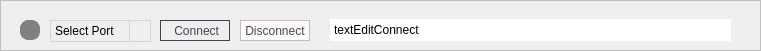
   <widget class="QFrame" name="frameConnect">
    <property name="geometry">
     <rect>
      <x>20</x>
      <y>50</y>
      <width>761</width>
      <height>51</height>
     </rect>
    </property>
    <property name="styleSheet">
     <string notr="true">
QFrame {
    border: 1px solid rgb(191, 191, 191);
}</string>
    </property>
    <property name="frameShape">
     <enum>QFrame::Shape::StyledPanel</enum>
    </property>
    <property name="frameShadow">
     <enum>QFrame::Shadow::Raised</enum>
    </property>
    <widget class="QComboBox" name="portComboBox">
     <property name="geometry">
      <rect>
       <x>50</x>
       <y>20</y>
       <width>101</width>
       <height>22</height>
      </rect>
     </property>
     <property name="styleSheet">
      <string notr="true">QComboBox {
    border: 1px solid lightgray;
    background-color: transparent;
    color: black;
    padding: 4px;
    font-weight: normal;
}

QComboBox::drop-down {
    border-left: 1px solid lightgray;
    background: transparent;
    subcontrol-origin: padding;
    subcontrol-position: center right;
    width: 20px;
}

QComboBox::down-arrow {
    image: url(&quot;:/new/prefix1/images/down-arrow.png&quot;);
    width: 10px;
    height: 10px;
    margin-right: 5px;
}

QListView {
    border: 1px solid lightgray;
    background-color: white;
    color: black;
    font-weight: normal;
    selection-background-color: rgb(0, 120, 215);  /* Windows 파란색 */
    selection-color: white;
}
</string>
     </property>
     <property name="locale">
      <locale language="Korean" country="SouthKorea"/>
     </property>
     <property name="currentText">
      <string/>
     </property>
     <property name="placeholderText">
      <string>Select Port</string>
     </property>
     <property name="duplicatesEnabled">
      <bool>false</bool>
     </property>
    </widget>
    <widget class="QPlainTextEdit" name="textEditConnect">
     <property name="geometry">
      <rect>
       <x>330</x>
       <y>19</y>
       <width>401</width>
       <height>22</height>
      </rect>
     </property>
     <property name="sizePolicy">
      <sizepolicy hsizetype="Expanding" vsizetype="Fixed">
       <horstretch>0</horstretch>
       <verstretch>0</verstretch>
      </sizepolicy>
     </property>
     <property name="minimumSize">
      <size>
       <width>0</width>
       <height>22</height>
      </size>
     </property>
     <property name="maximumSize">
      <size>
       <width>16777215</width>
       <height>22</height>
      </size>
     </property>
     <property name="toolTip">
      <string/>
     </property>
     <property name="styleSheet">
      <string notr="true">QPlainTextEdit {
    background: white;
    border: none;
    color: black;
    font: 500 9pt &quot;JetBrains Mono&quot;, &quot;Consolas&quot;, &quot;Courier New&quot;, monospace;
    selection-background-color: #0078d4;
    selection-color: white;
}

QPlainTextEdit:focus {
    border: 1px solid #0078d4;
    background: white;
}</string>
     </property>
     <property name="verticalScrollBarPolicy">
      <enum>Qt::ScrollBarPolicy::ScrollBarAlwaysOff</enum>
     </property>
     <property name="horizontalScrollBarPolicy">
      <enum>Qt::ScrollBarPolicy::ScrollBarAlwaysOff</enum>
     </property>
     <property name="readOnly">
      <bool>true</bool>
     </property>
     <property name="plainText">
      <string>textEditConnect</string>
     </property>
    </widget>
    <widget class="QPlainTextEdit" name="logOutput_2">
     <property name="geometry">
      <rect>
       <x>380</x>
       <y>60</y>
       <width>491</width>
       <height>22</height>
      </rect>
     </property>
     <property name="sizePolicy">
      <sizepolicy hsizetype="Expanding" vsizetype="Fixed">
       <horstretch>0</horstretch>
       <verstretch>0</verstretch>
      </sizepolicy>
     </property>
     <property name="minimumSize">
      <size>
       <width>0</width>
       <height>22</height>
      </size>
     </property>
     <property name="maximumSize">
      <size>
       <width>16777215</width>
       <height>22</height>
      </size>
     </property>
     <property name="toolTip">
      <string/>
     </property>
     <property name="styleSheet">
      <string notr="true">color: rgb(0, 0, 0);</string>
     </property>
     <property name="readOnly">
      <bool>true</bool>
     </property>
    </widget>
    <widget class="QPushButton" name="connectButton">
     <property name="geometry">
      <rect>
       <x>160</x>
       <y>20</y>
       <width>70</width>
       <height>21</height>
      </rect>
     </property>
     <property name="styleSheet">
      <string notr="true">QPushButton {
    background: none;
    border: 1px solid #3e4555;
    color: #3e4555;
 
}

QPushButton:hover {
    background: rgba(0,0,0,0.2);
    border: 1px solid #4a5068;
	font: 700 bold 10pt &quot;맑은 고딕&quot;;
}

QPushButton:pressed {
    background: #252938;
    font: 700 10pt &quot;맑은 고딕&quot;;

}

QPushButton:disabled {
    background: rgba(255,250,250,0.5);
    border: 1px solid rgb(190, 190, 190);
    color: #6b7280;
}</string>
     </property>
     <property name="text">
      <string> Connect</string>
     </property>
    </widget>
    <widget class="QPushButton" name="disconnectButton">
     <property name="enabled">
      <bool>false</bool>
     </property>
     <property name="geometry">
      <rect>
       <x>240</x>
       <y>20</y>
       <width>70</width>
       <height>21</height>
      </rect>
     </property>
     <property name="styleSheet">
      <string notr="true">QPushButton {
    background: none;
    border: 1px solid #3e4555;
    color: #3e4555;
 
}

QPushButton:hover {
    background: rgba(0,0,0,0.2);
    border: 1px solid #4a5068;
}

QPushButton:pressed {
    background: #252938;
    border: 1px solid #2a2f42;
}

QPushButton:disabled {
    background: rgb(255,250,250);
    border: 1px solid rgb(190, 190, 190);
    color: rgb(74, 74, 74);
}</string>
     </property>
     <property name="text">
      <string>Disconnect</string>
     </property>
    </widget>
    <widget class="QLabel" name="statusLabel">
     <property name="geometry">
      <rect>
       <x>20</x>
       <y>20</y>
       <width>20</width>
       <height>20</height>
      </rect>
     </property>
     <property name="sizePolicy">
      <sizepolicy hsizetype="Fixed" vsizetype="Preferred">
       <horstretch>0</horstretch>
       <verstretch>0</verstretch>
      </sizepolicy>
     </property>
     <property name="minimumSize">
      <size>
       <width>0</width>
       <height>0</height>
      </size>
     </property>
     <property name="maximumSize">
      <size>
       <width>20</width>
       <height>20</height>
      </size>
     </property>
     <property name="styleSheet">
      <string notr="true">QLabel {
    background-color: gray;
    border:1px solid gray;
	border-radius:8px;
}</string>
     </property>
     <property name="text">
      <string/>
     </property>
    </widget>
   </widget>
